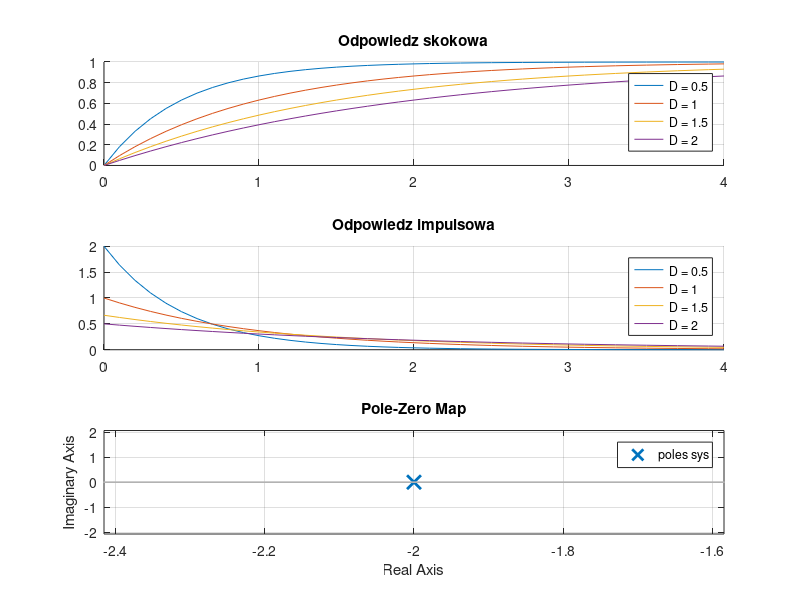
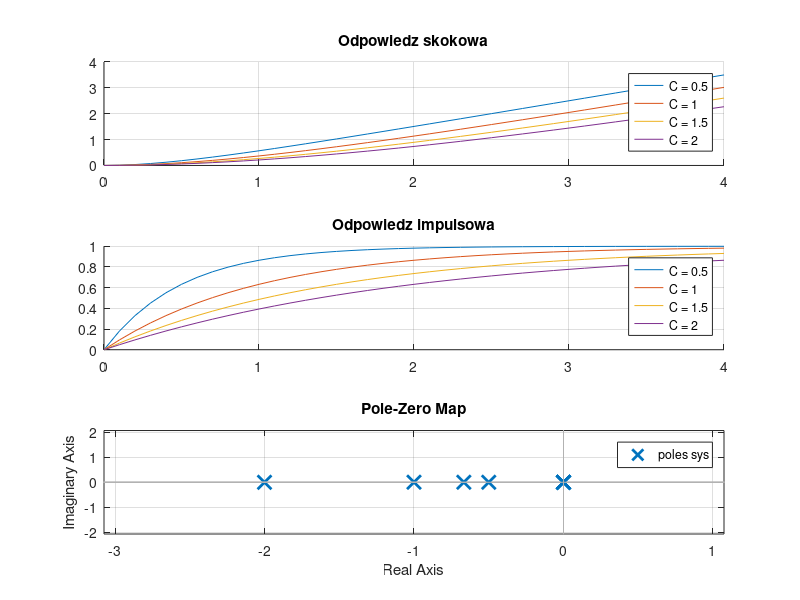
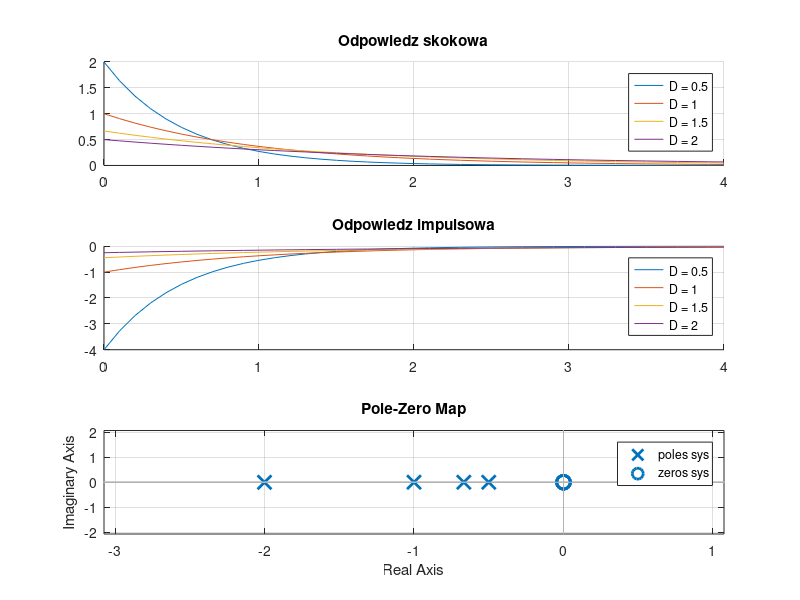
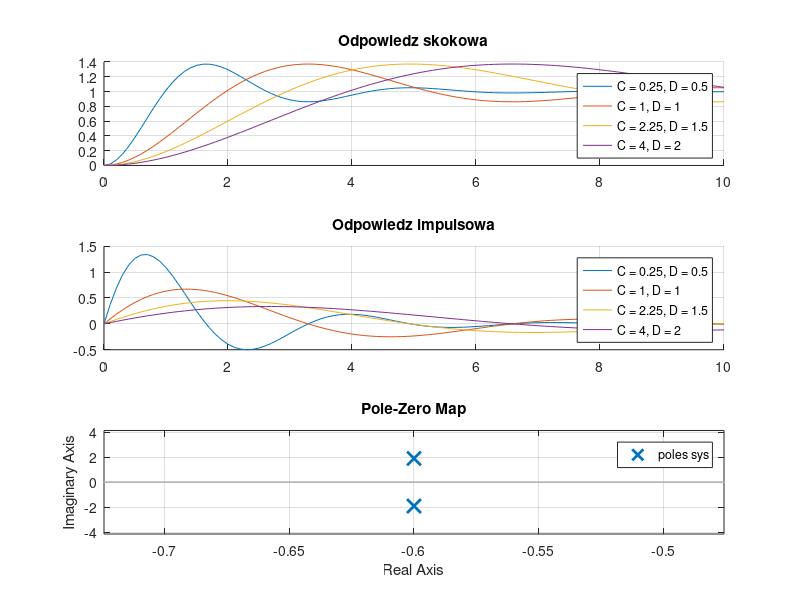

Recreate these plots in MATLAB, in order.
close all;
t = 0:0.1:4

% inercyjny
figure(1)
subplot(3,1,1)
title('Odpowiedz skokowa');
hold on;

for v = 0.5:0.5:2
    sys = tf([0, 1],[v,1])
    [x,t] = step(sys,t);
    txt = ['D = ',num2str(v)];

    plot(t,x, 'DisplayName',txt);
end
grid on;
legend show


subplot(3,1,2)
title('Odpowiedz impulsowa');
hold on;

for v = 0.5:0.5:2
    sys = tf([0, 1],[v,1])
    [x,t] = impulse(sys,t);
    txt = ['D = ',num2str(v)];
    plot(t,x, 'DisplayName',txt);
end
grid on;
legend show

subplot(3,1,3)
title('Rozkład biegunów');
hold on;

for v = 0.5:0.5:2
    sys = tf([0, 1],[v,1])
    pzmap(sys);
end
grid on;


% całkujący rzeczywisty
figure(2)
subplot(3,1,1)
title('Odpowiedz skokowa');
hold on;

for v = 0.5:0.5:2
    sys = tf([0,1], [v, 1, 0])
    [x,t] = step(sys,t);
    txt = ['C = ',num2str(v)];

    plot(t,x, 'DisplayName',txt);
end
grid on;
legend show


subplot(3,1,2)
title('Odpowiedz impulsowa');
hold on;

for v = 0.5:0.5:2
    sys = tf([0,1], [v, 1, 0])
    [x,t] = impulse(sys,t);
    txt = ['C = ',num2str(v)];
    plot(t,x, 'DisplayName',txt);
end
grid on;
legend show

subplot(3,1,3)
title('Rozkład biegunów');
hold on;

for v = 0.5:0.5:2
    sys = tf([0,1], [v, 1, 0])
    pzmap(sys);
end
grid on;


% różniczkujący rzeczywisty
figure(3)
subplot(3,1,1)
title('Odpowiedz skokowa');
hold on;

for v = 0.5:0.5:2
    sys = tf([1,0], [v, 1])
    [x,t] = step(sys,t);
    txt = ['D = ',num2str(v)];

    plot(t,x, 'DisplayName',txt);
end
grid on;
legend show


subplot(3,1,2)
title('Odpowiedz impulsowa');
hold on;

for v = 0.5:0.5:2
    sys = tf([1,0], [v, 1])
    [x,t] = impulse(sys,t);
    txt = ['D = ',num2str(v)];
    plot(t,x, 'DisplayName',txt);
end
grid on;
legend show

subplot(3,1,3)
title('Rozkład biegunów');
hold on;

for v = 0.5:0.5:2
    sys = tf([1,0], [v, 1])
    pzmap(sys);
end
grid on;



t = 0:0.1:10
% oscylacyjny
figure(4)
subplot(3,1,1)
title('Odpowiedz skokowa');
hold on;

for v = 0.5:0.5:2
    E = 0.6
    sys = tf([0,1], [v*v, v*E, 1])
    [x,t] = step(sys,t);
    txt = ['C = ',num2str(v*v), ', D = ', num2str(v) ];

    plot(t,x, 'DisplayName',txt);
end
grid on;
legend show

subplot(3,1,2)
title('Odpowiedz impulsowa');
hold on;

for v = 0.5:0.5:2
    E = 0.6
    sys = tf([0,1], [v*v, v*E, 1])
    [x,t] = impulse(sys,t);
    txt = ['C = ',num2str(v*v), ', D = ', num2str(v) ];
    plot(t,x, 'DisplayName',txt);
end
grid on;
legend show

subplot(3,1,3)
title('Rozkład biegunów');
hold on;

for v = 0.5:0.5:2
    E = 0.6
    sys = tf([0,1], [v*v, v*E, 1])
    pzmap(sys);
end
grid on;




t = 0:0.1:100
u = rand(1001,1);

% inercyjny
figure(5)
title('Inercyjny pobudzony sygnałem losowym');
hold on;

for v = 0.5:0.5:2
    sys = tf([0, 1],[v,1])
    [x,t] = lsim(sys,u,t);
    txt = ['D = ',num2str(v)];

    plot(t,x, 'DisplayName',txt);
end
grid on;
legend show


% całkujący rzeczywisty
figure(6)
title('Całkujący pobudzony sygnałem losowym');
hold on;

for v = 0.5:0.5:2
    sys = tf([0,1], [v, 1, 0])
    [x,t] = lsim(sys,u,t);
    txt = ['C = ',num2str(v)];

    plot(t,x, 'DisplayName',txt);
end
grid on;
legend show


% różniczkujący rzeczywisty
figure(7)
title('Różniczkujący pobudzony sygnałem losowym');
hold on;

for v = 0.5:0.5:2
    sys = tf([1,0], [v, 1])
    [x,t] = lsim(sys,u,t);
    txt = ['D = ',num2str(v)];

    plot(t,x, 'DisplayName',txt);
end
grid on;
legend show


t = 0:0.1:100
u = rand(1001,1);
% oscylacyjny
figure(8)
title('Oscylacyjny pobudzony sygnałem losowym');
hold on;

for v = 0.5:0.5:2
    E = 0.6
    sys = tf([0,1], [v*v, v*E, 1])
    [x,t] = lsim(sys,u,t);
    txt = ['C = ',num2str(v*v), ', D = ', num2str(v) ];

    plot(t,x, 'DisplayName',txt);
end
grid on;
legend show